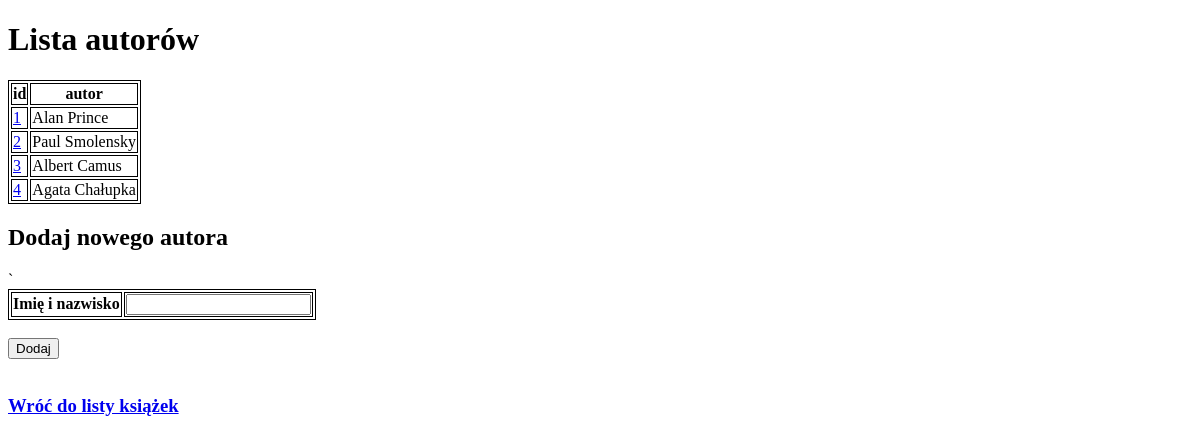
Before: /authors/ with the older database file.
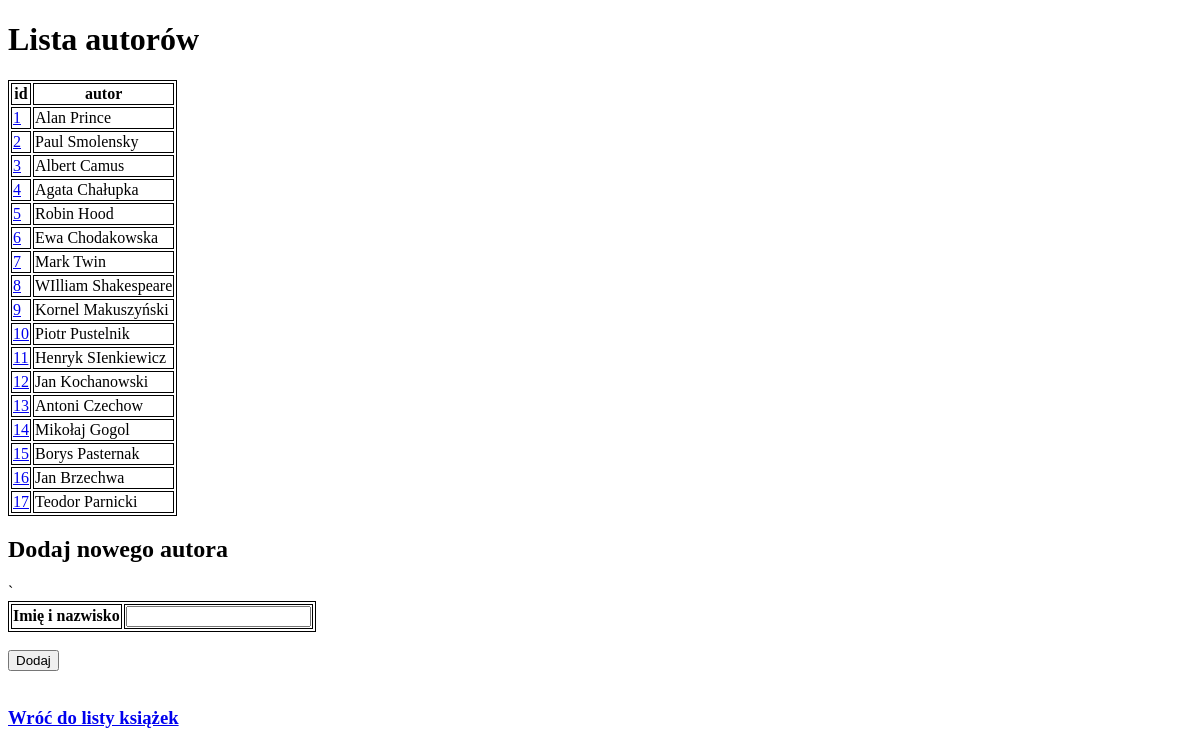
After: the same page with the newer database file.
### app/models.py (models this page shows, shortened)
class Author(db.Model):
    __tablename__ = 'author'
    id = db.Column(db.Integer, primary_key=True)
    name = db.Column(db.String(50))
    books = db.relationship("Book",
                            secondary=association_table, lazy="subquery",
                            backref=db.backref('author', lazy=True))

### app/routes.py (the view, shortened to what this page needs)
@app.route('/authors/', methods=["GET", "POST"])
def authors_list():
    form = AuthorForm()
    authors = Author.query.all()
    authors_names = [author.name for author in authors]
    error = None
    return render_template("authors.html",
                           authors=authors, form=form, error=error)

### app/forms2.py
class AuthorForm(FlaskForm):
    name = StringField("name", validators=[DataRequired()])

### app/templates/authors.html (shortened to what this page needs)
<!DOCTYPE html>
<html lang="en">
<head>
</head>
<body>
<h1>Lista autorów</h1>
<table>
    <thead>
    <th>id</th>
    <th>autor</th>
    </thead>
    {% for author in authors %}
    <tr>
        <td><a href="/authors/{{ loop.index }}">{{ author.id }}</a></td>
        <td>{{ author.name }}</td>
    </tr>
    {% endfor %}
</table>
<div>
    <h2> Dodaj nowego autora </h2>
    <form method="POST" action="/authors/">
        <table>
                <tr>
                    <th>Imię i nazwisko</th>
                    <td>{{ form.name }}</td>
                </tr>`
        </table>
        <br>
        <input type="submit" value="Dodaj">
    </form>
    <br>
    <h3><a href="/books/">Wróć do listy książek</a></h3>
</div>
</body>
</html>

### app/templates/authors.html (style rules this page uses)
table, th, tr, td { border: 1px solid black; }

Changed rows visible on the page:
added Author: id "5", name "Robin Hood"
added Author: id "6", name "Ewa Chodakowska"
added Author: id "7", name "Mark Twin"
added Author: id "8", name "WIlliam Shakespeare"
added Author: id "9", name "Kornel Makuszyński"
added Author: id "10", name "Piotr Pustelnik"
added Author: id "11", name "Henryk SIenkiewicz"
added Author: id "12", name "Jan Kochanowski"
added Author: id "13", name "Antoni Czechow"
added Author: id "14", name "Mikołaj Gogol"
added Author: id "15", name "Borys Pasternak"
added Author: id "16", name "Jan Brzechwa"
added Author: id "17", name "Teodor Parnicki"
